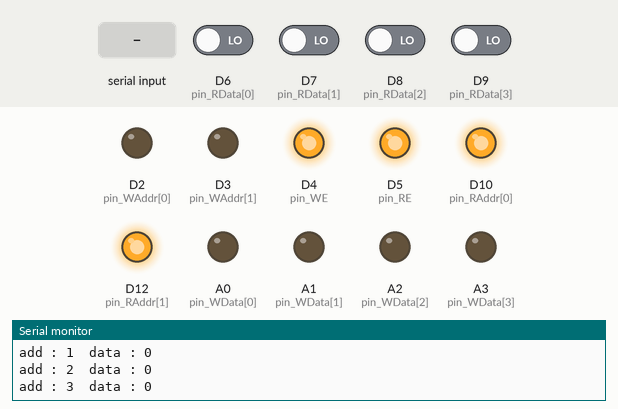
A sketch run on a simulated Arduino Zero (SAMD21). Parts: output pins drawn as LEDs (lit = HIGH), the last lines printed to the serial monitor. The inputs (shaded band) are chosen by the test bench; at power-on: D6 (pin_RData[0]), D7 (pin_RData[1]), D8 (pin_RData[2]), D9 (pin_RData[3]) LOW.

Above: at 1.2 s.
1.3 s: "PHASE 1\n" received over Serial
At 2.3 s:
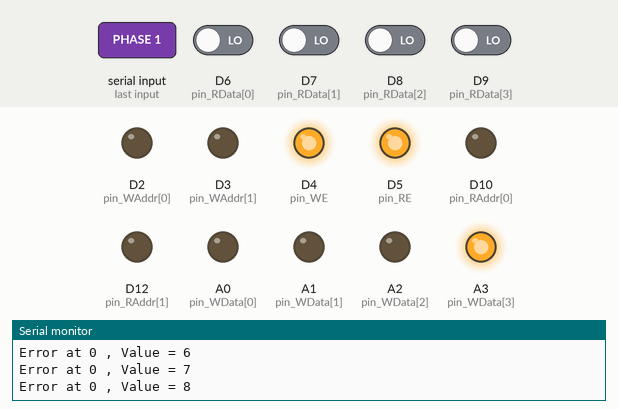
2.8 s: "1" received over Serial
At 4.0 s:
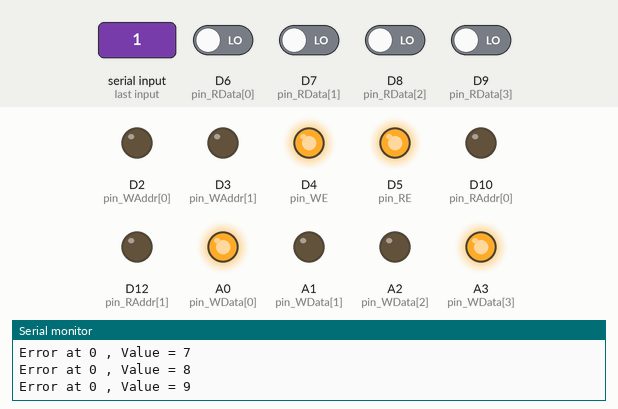
4.3 s: "0" received over Serial
At 5.2 s:
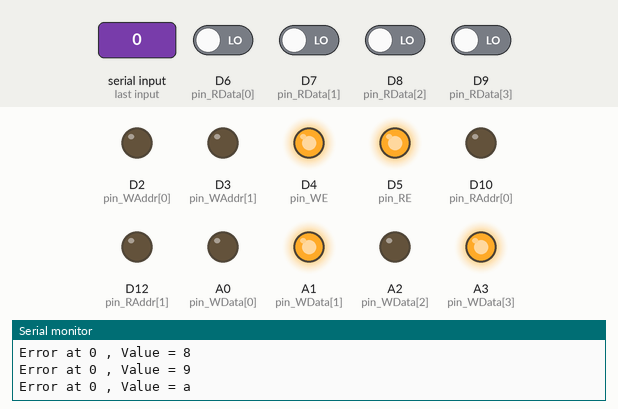
5.8 s: "2" received over Serial
At 6.3 s:
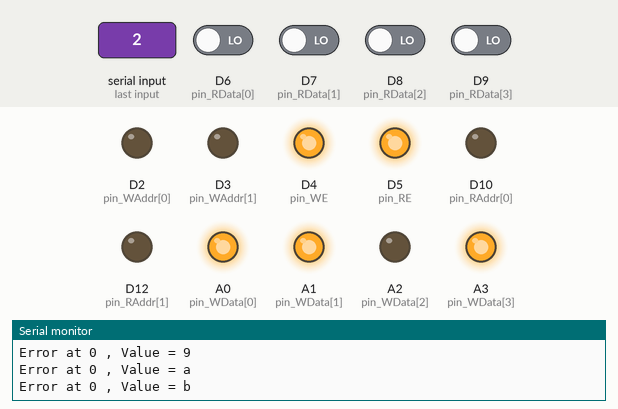
7.3 s: "PHASE 1\n" received over Serial
At 8.1 s:
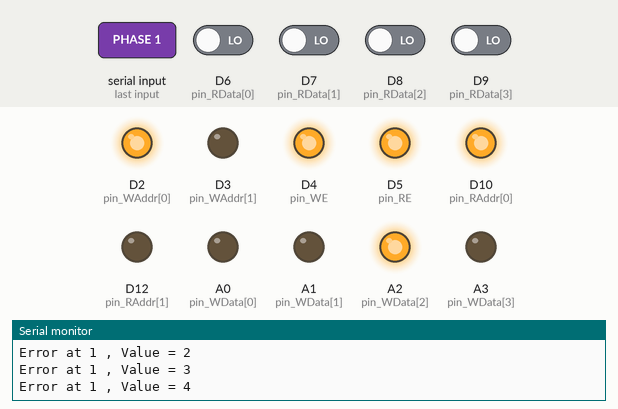
8.8 s: "1" received over Serial
At 9.8 s:
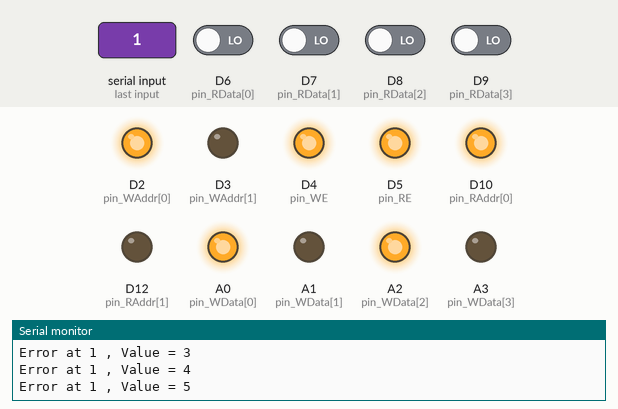
Timing chart, 0 to 11.3 s (numbered marks = the images above; inputs shaded):
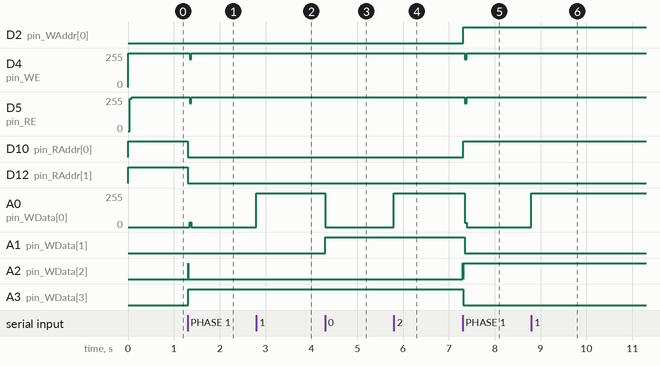

Measured:
- after the input at 1.3 s, D4 (pin_WE): 255/255 → 210/255 at once, → 255/255 0.04 s later; D5 (pin_RE): 255/255 → 208/255 at once, → 255/255 0.04 s later; D10 (pin_RAddr[0]), D12 (pin_RAddr[1]): HIGH → LOW at once; A0 (pin_WData[0]): 0/255 → 36/255 at once, → 0/255 0.04 s later; A2 (pin_WData[2]): LOW → HIGH at once, → LOW 0.01 s later
- after the input at 2.8 s, A0 (pin_WData[0]): 0/255 → 255/255 at once
- after the input at 4.3 s, A0 (pin_WData[0]): 255/255 → 0/255 at once; A1 (pin_WData[1]): LOW → HIGH at once
- after the input at 5.8 s, A0 (pin_WData[0]): 0/255 → 255/255 at once
- after the input at 7.3 s, D2 (pin_WAddr[0]), D10 (pin_RAddr[0]): LOW → HIGH at once; D4 (pin_WE): 255/255 → 210/255 at once, → 255/255 0.04 s later; D5 (pin_RE): 255/255 → 208/255 at once, → 255/255 0.04 s later; A0 (pin_WData[0]): 255/255 → 0/255 at once; A1 (pin_WData[1]), A3 (pin_WData[3]): HIGH → LOW at once
- after the input at 8.8 s, A0 (pin_WData[0]): 0/255 → 255/255 at once

The sketch:

tester_670.ino
```cpp
#include <Arduino.h>
#include "stdio.h"

#define PRODUCT       "=-=-=-= Tester_670 =-=-=-="
#define MAJOR_VERSION "0"
#define MINOR_VERSION "2"
#define VERSION       ("v" MAJOR_VERSION "." MINOR_VERSION)

//#define DEBUG_DETAIL
#define _NANO
// 91% is safe : 120544
// 92% has error : 121192

#define SERIAL_SPEED    115200

// Global --------------
int pin_WData[4] = { A0, A1, A2, A3 };  //D1 D2 D3 D4
int pin_RData[4] = { 6, 7, 8, 9 };      //Q1 Q2 Q3 Q4

int pin_WAddr[2] = { 2, 3 };
int pin_RAddr[2] = { 10, 12 };

const int pin_WE = 4;
const int pin_RE = 5;
const int pin_POWER = A6;

#ifdef _NANO
void DBG(String msg)          { Serial.print(msg); }
void DBGHEX(long int data)    { Serial.print( String(data, HEX) + " "); }
void DBG(int num)             { Serial.print( String(num) + " "); }
void DBGLN(String msg)        { Serial.println(msg); }
void DBGHEXLN(long int data)  { Serial.println( String(data, HEX) + " "); }
void DBGLN(int num)           { Serial.println( String(num) + " "); }
#else
void DBG(String msg)          { SerialUSB.print(msg); }
void DBGHEX(long int data)    { SerialUSB.print( String(data, HEX) + " "); }
void DBG(int num)             { SerialUSB.print( String(num) + " "); }
void DBGLN(String msg)        { SerialUSB.println(msg); }
void DBGHEXLN(long int data)  { SerialUSB.println( String(data, HEX) + " "); }
void DBGLN(int num)           { SerialUSB.println( String(num) + " "); }
#endif

void DUMP_BUF(uint8_t len, uint8_t *buf)
{
#ifdef _NANO
    for (int i = 0; i<len; i++) {
        Serial.print(buf[i], HEX);
        if( i % 32 == 31 )
            Serial.println("");
        else
            Serial.print(",");
    }
    Serial.println("");
#else
    for (int i = 0; i<len; i++) {
        SerialUSB.print(buf[i], HEX);
        if( i % 32 == 31 )
            SerialUSB.println("");
        else
            SerialUSB.print(",");
    }
    SerialUSB.println("");
#endif
}

void DBGPAUSE()
{
#ifdef _NANO
    while( Serial.available() == 0 );
    Serial.read();
#else
    while( SerialUSB.available() == 0 );
    SerialUSB.read();
#endif
}

/**
 *  Writes a value pinCount bits long to the pins specified in the 3rd argument.
 */
void Write( byte value, int pinCount, int *pins )
{
#ifdef DEBUG_DETAIL
    char buf[255];
    sprintf( buf, "W V[]=%x : ", value );
    DBG( buf );
#endif

    byte mask = 0x1;
    for( int i=0; i<pinCount; i++ )
    {
        int v = (value & mask) > 0 ? HIGH : LOW;
        mask <<= 1;

        digitalWrite( pins[i], v);
#ifdef DEBUG_DETAIL
        DBG( v );
        DBG( "," );
#endif
    }
#ifdef DEBUG_DETAIL
    DBGLN("");
#endif
}

/**
 * Reads value pinCount long from the pins specified in the 2nd argument.
 */
byte Read( int pinCount, int *pins )
{
#ifdef DEBUG_DETAIL
    DBG( "R V[]=" );
#endif
    byte mask = 0x1, ret = 0;
    for( int i=0; i<pinCount; i++ )
    {
        int v = (digitalRead( pins[i] ) == LOW) ? 0 : 1;
        ret += (v * mask);
        mask <<= 1;
#ifdef DEBUG_DETAIL
        DBG( v );
        DBG( "," );
#endif
    }
#ifdef DEBUG_DETAIL
    DBG( ":" );
    DBGLN( ret );
#endif
    return ret;
}

/**
 * Write an data to a given address
 */
void Write670( byte addr, byte data )
{
    Write( addr, 2, pin_WAddr );
    Write( data, 4, pin_WData );

    // cycle the pin to initiate the write
    digitalWrite( pin_WE, LOW );
    delay(1);
    digitalWrite( pin_WE, HIGH );
}

/**
 * Read data from a given address
 */
byte Read670( byte addr )
{
    Write( addr, 2, pin_RAddr );

    // cycle the pin to initiate the read
    digitalWrite( pin_RE, LOW );
    delay(1);
    byte ret = Read( 4, pin_RData );
    digitalWrite( pin_RE, HIGH );

    return ret;
}

void setup() {
    // put your setup code here, to run once:
#ifdef _NANO
    Serial.begin(SERIAL_SPEED);
    Serial.println( String(PRODUCT) + String(" ") + String(VERSION) );
#else
    SerialUSB.begin(SERIAL_SPEED);
    while (!SerialUSB) {
        ; // wait for serial port to connect. Needed for native USB port only
    }
    SerialUSB.println( String(PRODUCT) + String(" ") + String(VERSION) );
#endif

    pinMode( pin_WE, OUTPUT );
    digitalWrite( pin_WE, HIGH );
    pinMode( pin_WAddr[0], OUTPUT );
    pinMode( pin_WAddr[1], OUTPUT );

    pinMode( pin_RE, OUTPUT );
    digitalWrite( pin_RE, HIGH );
    pinMode( pin_RAddr[0], OUTPUT );
    pinMode( pin_RAddr[1], OUTPUT );

    pinMode( pin_POWER, OUTPUT );
    digitalWrite( pin_POWER, LOW );

    for( int i=0; i<4; i++ ){
        pinMode( pin_WData[i], OUTPUT );
        pinMode( pin_RData[i], INPUT );
    }
}

void loop() {
    // put your main code here, to run repeatedly:
    DBGLN("PHASE 0");

    for(int a=0; a<4; a++){
        byte data;
        data = Read670(a);
        DBG( "add : " );  DBG( a );
        DBG( " data : " );  DBGHEXLN( data );
    }
    DBGPAUSE();
#if 0
    DBGLN("PHASE 1");
    // Store and check 2 different values in 4 addresses one address at a time. Total 8 checks for phase 1
    byte v[2] = { 0x5, 0xa };
    for( int i=0; i<2; i++ ){
        for( int a=0; a<4; a++ ){
            Write670( a, v[i] );
            if( Read670(a) != v[i] ) {
                DBG( "Error at ");
                DBGHEXLN( a );
                DBGPAUSE();
            } else {
                DBG(".");
            }
        }
    }
#endif
    DBGLN("\nPHASE 2");
    // Store and check 16 different values in 4 addresses one address at a time. Total 64 checks for phase 2
    for( int a=0; a<4; a++ ){
        for( int d=0; d<16; d++ ){
            Write670( a, d );
            if( Read670(a) != d ){
                DBG( "Error at ");
                DBGHEX( a );
                DBG( ", Value = ");
                DBGHEXLN( d );
                DBGPAUSE();
            } else {
                DBG(".");
            }
        }
    }

    DBGLN("\nCompleted");
    DBGPAUSE();
}
```
